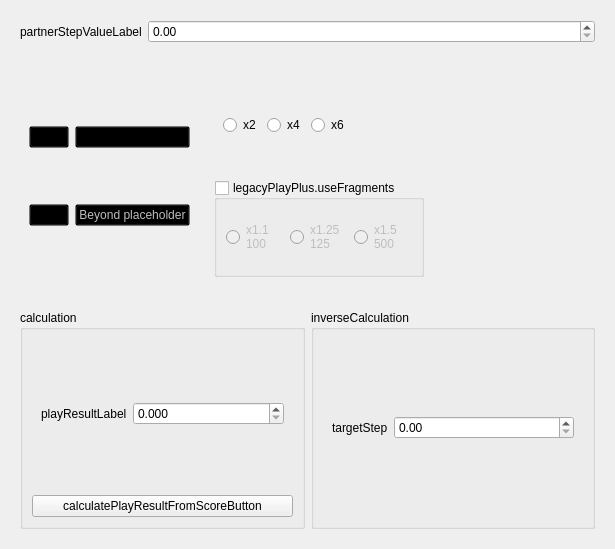
<?xml version="1.0" encoding="UTF-8"?>
<ui version="4.0">
 <class>TabTools_StepCalculator</class>
 <widget class="QWidget" name="TabTools_StepCalculator">
  <property name="geometry">
   <rect>
    <x>0</x>
    <y>0</y>
    <width>615</width>
    <height>549</height>
   </rect>
  </property>
  <property name="windowTitle">
   <string notr="true">TabTools_StepCalculator</string>
  </property>
  <layout class="QVBoxLayout" name="verticalLayout_3">
   <item>
    <widget class="QWidget" name="widget_3" native="true">
     <layout class="QGridLayout" name="gridLayout">
      <item row="0" column="0">
       <widget class="QLabel" name="label">
        <property name="text">
         <string>partnerStepValueLabel</string>
        </property>
       </widget>
      </item>
      <item row="0" column="1">
       <widget class="QDoubleSpinBox" name="partnerStepValueSpinBox">
        <property name="sizePolicy">
         <sizepolicy hsizetype="Expanding" vsizetype="Fixed">
          <horstretch>0</horstretch>
          <verstretch>0</verstretch>
         </sizepolicy>
        </property>
        <property name="maximum">
         <double>1000.000000000000000</double>
        </property>
        <property name="singleStep">
         <double>1.000000000000000</double>
        </property>
        <property name="stepType">
         <enum>QAbstractSpinBox::DefaultStepType</enum>
        </property>
       </widget>
      </item>
     </layout>
    </widget>
   </item>
   <item>
    <widget class="QWidget" name="mapTypeWidget" native="true">
     <layout class="QHBoxLayout" name="horizontalLayout">
      <item>
       <widget class="QWidget" name="mapTypeSelectorWidget" native="true">
        <layout class="QGridLayout" name="gridLayout_2">
         <item row="0" column="0">
          <widget class="QPushButton" name="mapTypeLegacyPlayRadioButton">
           <property name="styleSheet">
            <string notr="true">QPushButton{background-color: transparent}</string>
           </property>
           <property name="text">
            <string/>
           </property>
           <property name="checkable">
            <bool>true</bool>
           </property>
           <property name="autoExclusive">
            <bool>true</bool>
           </property>
          </widget>
         </item>
         <item row="1" column="0">
          <widget class="QPushButton" name="mapTypePlayRadioButton">
           <property name="styleSheet">
            <string notr="true">QPushButton{background-color: transparent}</string>
           </property>
           <property name="text">
            <string/>
           </property>
           <property name="checkable">
            <bool>true</bool>
           </property>
           <property name="autoExclusive">
            <bool>true</bool>
           </property>
          </widget>
         </item>
         <item row="0" column="1">
          <widget class="QPushButton" name="mapTypeLegacyPlayPlusRadioButton">
           <property name="styleSheet">
            <string notr="true">QPushButton{background-color: transparent}</string>
           </property>
           <property name="text">
            <string/>
           </property>
           <property name="checkable">
            <bool>true</bool>
           </property>
           <property name="autoExclusive">
            <bool>true</bool>
           </property>
          </widget>
         </item>
         <item row="1" column="1">
          <widget class="QPushButton" name="pushButton_4">
           <property name="enabled">
            <bool>false</bool>
           </property>
           <property name="styleSheet">
            <string notr="true">QPushButton{background-color: transparent}</string>
           </property>
           <property name="text">
            <string notr="true">Beyond placeholder</string>
           </property>
           <property name="checkable">
            <bool>false</bool>
           </property>
           <property name="autoExclusive">
            <bool>true</bool>
           </property>
          </widget>
         </item>
        </layout>
       </widget>
      </item>
      <item>
       <widget class="QStackedWidget" name="stackedWidget">
        <property name="sizePolicy">
         <sizepolicy hsizetype="Expanding" vsizetype="Preferred">
          <horstretch>0</horstretch>
          <verstretch>0</verstretch>
         </sizepolicy>
        </property>
        <property name="currentIndex">
         <number>1</number>
        </property>
        <widget class="QWidget" name="legacyPlay">
         <layout class="QVBoxLayout" name="verticalLayout">
          <item>
           <widget class="QLabel" name="label_3">
            <property name="text">
             <string>legacyPlay.noOptions</string>
            </property>
           </widget>
          </item>
         </layout>
        </widget>
        <widget class="QWidget" name="legacyPlayPlus">
         <layout class="QVBoxLayout" name="verticalLayout_2">
          <item>
           <widget class="QWidget" name="widget" native="true">
            <property name="sizePolicy">
             <sizepolicy hsizetype="Maximum" vsizetype="Preferred">
              <horstretch>0</horstretch>
              <verstretch>0</verstretch>
             </sizepolicy>
            </property>
            <layout class="QHBoxLayout" name="horizontalLayout_2">
             <item>
              <widget class="QRadioButton" name="legacyPlayPlus_x2StaminaRadioButton">
               <property name="text">
                <string notr="true">x2</string>
               </property>
              </widget>
             </item>
             <item>
              <widget class="QRadioButton" name="legacyPlayPlus_x4StaminaRadioButton">
               <property name="text">
                <string notr="true">x4</string>
               </property>
              </widget>
             </item>
             <item>
              <widget class="QRadioButton" name="legacyPlayPlus_x6StaminaRadioButton">
               <property name="text">
                <string notr="true">x6</string>
               </property>
              </widget>
             </item>
            </layout>
           </widget>
          </item>
          <item>
           <widget class="QGroupBox" name="legacyPlayPlus_useFragmentsGroupBox">
            <property name="sizePolicy">
             <sizepolicy hsizetype="Maximum" vsizetype="Preferred">
              <horstretch>0</horstretch>
              <verstretch>0</verstretch>
             </sizepolicy>
            </property>
            <property name="title">
             <string>legacyPlayPlus.useFragments</string>
            </property>
            <property name="checkable">
             <bool>true</bool>
            </property>
            <property name="checked">
             <bool>false</bool>
            </property>
            <layout class="QHBoxLayout" name="horizontalLayout_3">
             <item>
              <widget class="QRadioButton" name="legacyPlayPlus_x11fragRadioButton">
               <property name="text">
                <string notr="true">x1.1
100</string>
               </property>
              </widget>
             </item>
             <item>
              <widget class="QRadioButton" name="legacyPlayPlus_x125fragRadioButton">
               <property name="text">
                <string notr="true">x1.25
125</string>
               </property>
              </widget>
             </item>
             <item>
              <widget class="QRadioButton" name="legacyPlayPlus_x15fragRadioButton">
               <property name="text">
                <string notr="true">x1.5
500</string>
               </property>
              </widget>
             </item>
            </layout>
           </widget>
          </item>
         </layout>
        </widget>
        <widget class="QWidget" name="play">
         <layout class="QVBoxLayout" name="verticalLayout_4">
          <item>
           <widget class="QCheckBox" name="play_memoryBoostCheckBox">
            <property name="text">
             <string>play.memoryBoost</string>
            </property>
           </widget>
          </item>
         </layout>
        </widget>
       </widget>
      </item>
     </layout>
    </widget>
   </item>
   <item>
    <widget class="QWidget" name="widget_2" native="true">
     <property name="sizePolicy">
      <sizepolicy hsizetype="Preferred" vsizetype="Expanding">
       <horstretch>0</horstretch>
       <verstretch>0</verstretch>
      </sizepolicy>
     </property>
     <layout class="QHBoxLayout" name="horizontalLayout_4">
      <item>
       <widget class="QGroupBox" name="groupBox">
        <property name="title">
         <string>calculation</string>
        </property>
        <layout class="QVBoxLayout" name="verticalLayout_5">
         <item>
          <widget class="QWidget" name="horizontalWidget" native="true">
           <layout class="QHBoxLayout" name="horizontalLayout_5">
            <item>
             <widget class="QLabel" name="label_2">
              <property name="text">
               <string>playResultLabel</string>
              </property>
             </widget>
            </item>
            <item>
             <widget class="QDoubleSpinBox" name="playResultSpinBox">
              <property name="sizePolicy">
               <sizepolicy hsizetype="Expanding" vsizetype="Fixed">
                <horstretch>0</horstretch>
                <verstretch>0</verstretch>
               </sizepolicy>
              </property>
              <property name="decimals">
               <number>3</number>
              </property>
              <property name="maximum">
               <double>100.000000000000000</double>
              </property>
              <property name="singleStep">
               <double>0.100000000000000</double>
              </property>
             </widget>
            </item>
           </layout>
          </widget>
         </item>
         <item>
          <widget class="QPushButton" name="calculatePlayResultFromScoreButton">
           <property name="text">
            <string>calculatePlayResultFromScoreButton</string>
           </property>
          </widget>
         </item>
        </layout>
       </widget>
      </item>
      <item>
       <widget class="QGroupBox" name="groupBox_2">
        <property name="title">
         <string>inverseCalculation</string>
        </property>
        <layout class="QVBoxLayout" name="verticalLayout_6">
         <item>
          <widget class="QWidget" name="horizontalWidget_2" native="true">
           <layout class="QHBoxLayout" name="horizontalLayout_6">
            <item>
             <widget class="QLabel" name="label_4">
              <property name="text">
               <string>targetStep</string>
              </property>
             </widget>
            </item>
            <item>
             <widget class="QDoubleSpinBox" name="doubleSpinBox">
              <property name="sizePolicy">
               <sizepolicy hsizetype="Expanding" vsizetype="Fixed">
                <horstretch>0</horstretch>
                <verstretch>0</verstretch>
               </sizepolicy>
              </property>
             </widget>
            </item>
           </layout>
          </widget>
         </item>
        </layout>
       </widget>
      </item>
     </layout>
    </widget>
   </item>
  </layout>
 </widget>
 <resources/>
 <connections/>
</ui>
